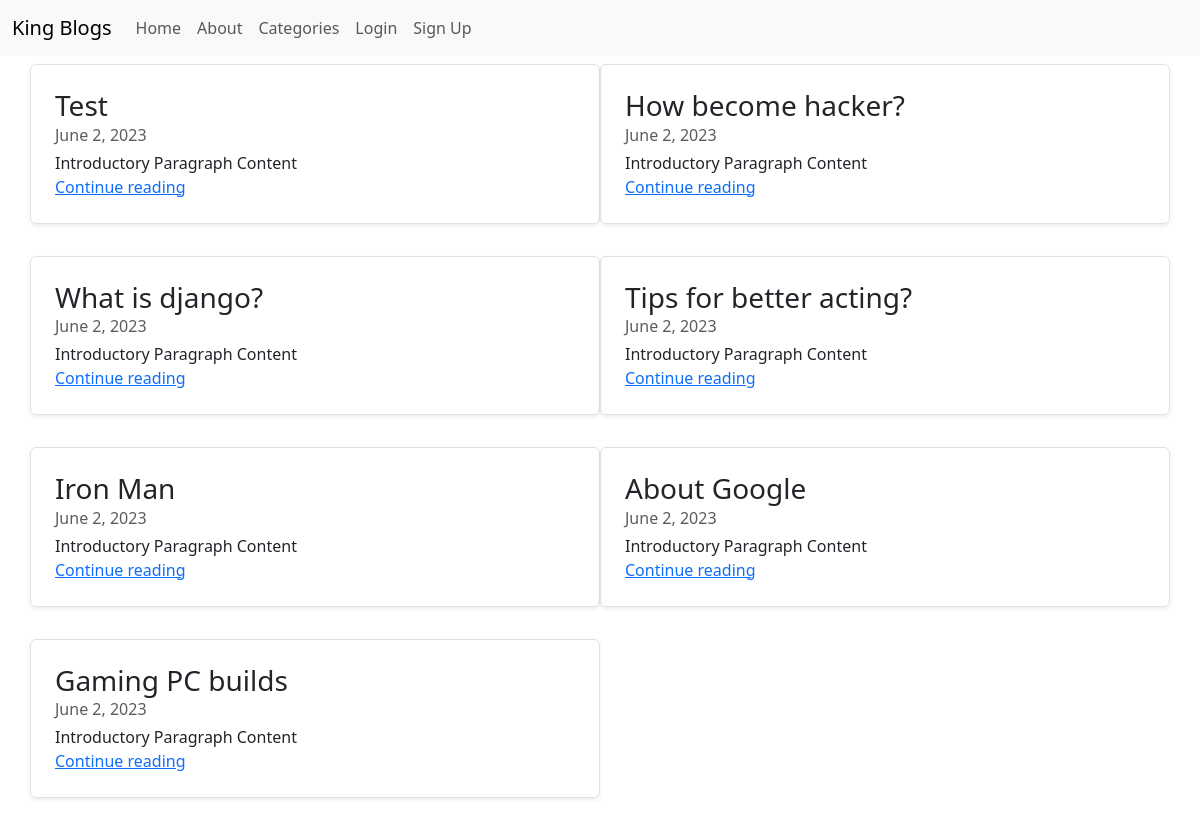
The page / on the database its author committed.
### blog/models.py (models this page shows)
class Blogpost(models.Model):
    catChoices = (
        ('1','General'),
        ('2','Technology'),
        ('3','Food'),
        ('4','Education and Facts'),
        ('5','GK'),
        ('6','News'),
        ('7','Gaming'),
        ('8','Entertainment and Movies'),
        ('9','Sports'),
        ('10','Lifestyle'),
        ('11','Travel'),
        ('12','Art and Design'),
        ('13','Music'),
        ('14','Finance'),
        ('15','Photography'),
        ('16','Health and Fitness'),
    )
    post_id = models.AutoField(primary_key=True)
    title = models.CharField(max_length=50)
    cintrohead = models.CharField(max_length=5000, default="")
    head1 = models.CharField(max_length=500, default="")
    chead1 = models.CharField(max_length=5000, default="")
    head2 = models.CharField(max_length=500, default="")
    chead2 = models.CharField(max_length=5000, default="")
    con = models.CharField(max_length=500, default="")
    ccon = models.CharField(max_length=5000, default="")
    category =  models.CharField(max_length=100, default="1", choices=catChoices)
    pub_date = models.DateField()
    author_name = models.CharField(max_length=50, default="")
    author_info = models.CharField(max_length=200, default="")
    def __str__(self):
        return self.title

### blog/views.py (the view)
# urls.py: path("", views.index, name="Index"),
def index(request):
    myposts = Blogpost.objects.all()
    print(myposts)
    return render(request, 'index.html',
                  {'myposts': myposts})

### templates/index.html (shortened to what this page needs)
{% extends 'base.html' %}
{% block body %}
<div class="container">
  <div class="row my-2">
    {% for item in myposts %}
    <div class="col-md-6">
      <div class="row no-gutters border rounded overflow-hidden flex-md-row mb-4 shadow-sm h-md-250 position-relative">
        <div class="col p-4 d-flex flex-column position-static">
          <h3 class="mb-0">{{item.title}}</h3>
          <div class="mb-1 text-muted">{{item.pub_date}}</div>
          <p class="card-text mb-auto">{{item.cintrohead}}</p>
          <a href="blogpost/{{item.post_id}}" class="stretched-link">Continue reading</a>
        </div>
      </div>
    </div>
    {% if forloop.counter|divisibleby:2 %}
  </div>
  <div class="row my-2">
    {% endif %}
    {% endfor %}
  </div>
  {% endblock body %}

### templates/base.html (shortened to what this page needs)
<!DOCTYPE html>
<html lang="en">
<head>
  <link href="https://cdn.jsdelivr.net/npm/bootstrap@5.3.0/dist/css/bootstrap.min.css" rel="stylesheet"
>
</head>
<body>
  <nav class="navbar navbar-expand-lg bg-body-tertiary">
    <div class="container-fluid">
      <a class="navbar-brand" >King Blogs</a>
      <div class="collapse navbar-collapse" id="navbarNav">
        <ul class="navbar-nav">
          <li class="nav-item">
            <a class="nav-link" href="/">Home</a>
          </li>
          <li class="nav-item">
            <a class="nav-link" href="/about">About</a>
          </li>
          <li class="nav-item">
            <a class="nav-link" href="/categories">Categories</a>
          </li>
          <li class="nav-item">
            <a class="nav-link" href="/login">Login</a>
          </li>
          <li class="nav-item">
            <a class="nav-link" href="/signup">Sign Up</a>
          </li>
        </ul>
      </div>
    </div>
  </nav>
{% block body %}{% endblock body %}
</body>
</html>

### rows shown on the page
Blogpost: title "Test", pub_date "June 2, 2023", cintrohead "Introductory Paragraph Content"
Blogpost: title "How become hacker?", pub_date "June 2, 2023", cintrohead "Introductory Paragraph Content"
Blogpost: title "What is django?", pub_date "June 2, 2023", cintrohead "Introductory Paragraph Content"
Blogpost: title "Tips for better acting?", pub_date "June 2, 2023", cintrohead "Introductory Paragraph Content"
Blogpost: title "Iron Man", pub_date "June 2, 2023", cintrohead "Introductory Paragraph Content"
Blogpost: title "About Google", pub_date "June 2, 2023", cintrohead "Introductory Paragraph Content"
Blogpost: title "Gaming PC builds", pub_date "June 2, 2023", cintrohead "Introductory Paragraph Content"
